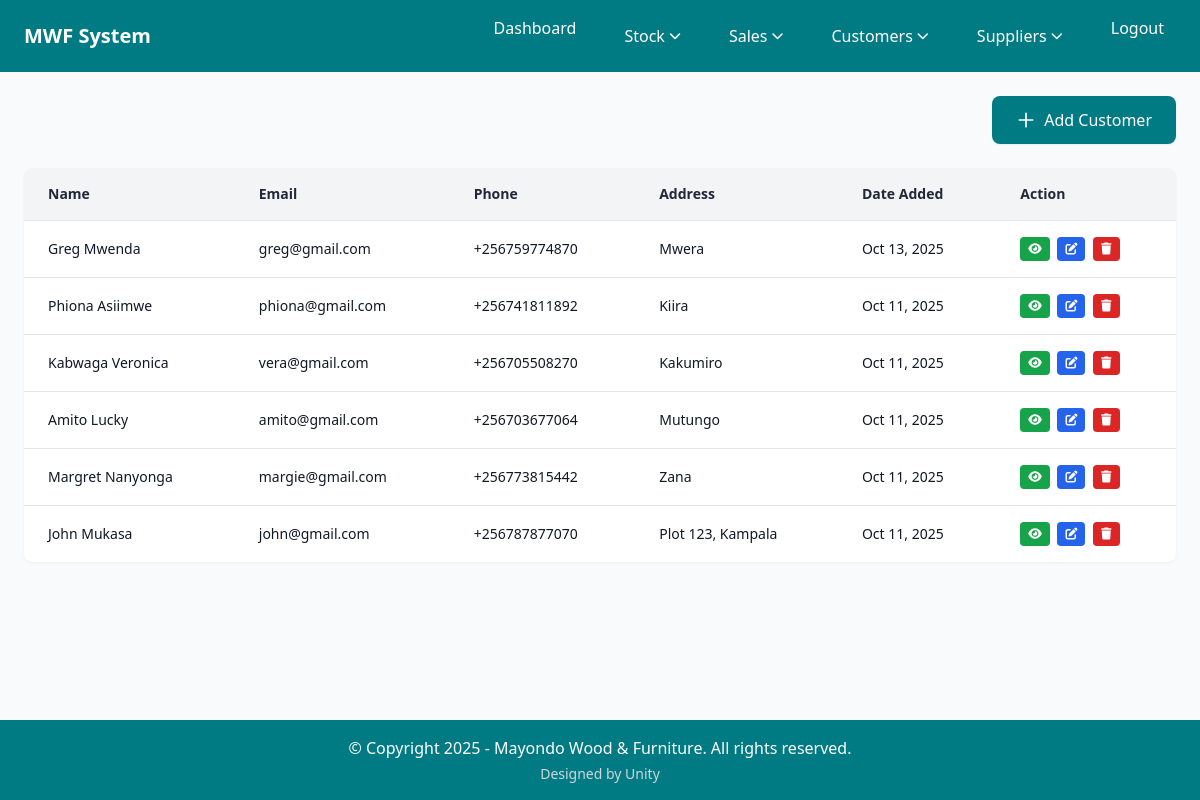
The app's page /customerList/ with its own data.
### home/models.py (models this page shows, shortened)
class Customer(models.Model):
    name = models.CharField(max_length=100, unique=True, help_text="Customer full name")
    phone = models.CharField(max_length=15, help_text="Customer phone number")
    email = models.EmailField(help_text="Customer email address")
    address = models.TextField(help_text="Customer physical address")
    created_at = models.DateTimeField(auto_now_add=True)
    updated_at = models.DateTimeField(auto_now=True)
    class Meta:
        ordering = ['name']

### home/views.py (the view)
# urls.py: path('customerList/', customerList, name='customerList'),   # View all customers
def customerList(request):
    customers = Customer.objects.all().order_by('-created_at')
    context = {
        'customers': customers,
        'is_manager': request.user.groups.filter(name="Manager").exists(),
        'is_employee': request.user.groups.filter(name="Employee").exists(),
    }
    return render(request, 'customerlist.html', context)

### home/context_processors.py (called while the page is built)
def user_roles(request):
    context = {
        'is_manager': False,
        'is_employee': False,
    }
    if request.user.is_authenticated:
        context['is_manager'] = request.user.groups.filter(name="Manager").exists()
        context['is_employee'] = request.user.groups.filter(name="Employee").exists()
    return context

### home/templates/customerlist.html (shortened to what this page needs)
{% extends 'base.html' %}
{% block content %}
      <div class="flex justify-end mb-6">
        <a href="{% url 'addCustomer' %}" class="inline-flex items-center px-6 py-3 bg-cordes-dark text-white font-medium rounded-lg hover:bg-cordes-blue transition-colors duration-300 shadow-sm">
          <svg class="w-5 h-5 mr-2" fill="none" stroke="currentColor" viewBox="0 0 24 24">
            <path stroke-linecap="round" stroke-linejoin="round" stroke-width="2" d="M12 4v16m8-8H4"></path>
          </svg>
          Add Customer
        </a>
      </div>
      <section class="bg-white rounded-lg shadow-sm overflow-hidden">
        <table class="w-full border-collapse">
        <thead class="bg-gray-100">
          <tr>
            <th class="px-6 py-4 text-left text-sm font-semibold text-gray-800 border-b border-gray-200">Name</th>
            <th class="px-6 py-4 text-left text-sm font-semibold text-gray-800 border-b border-gray-200">Email</th>
            <th class="px-6 py-4 text-left text-sm font-semibold text-gray-800 border-b border-gray-200">Phone</th>
            <th class="px-6 py-4 text-left text-sm font-semibold text-gray-800 border-b border-gray-200">Address</th>
            <th class="px-6 py-4 text-left text-sm font-semibold text-gray-800 border-b border-gray-200">Date Added</th>
            <th class="px-6 py-4 text-left text-sm font-semibold text-gray-800 border-b border-gray-200">Action</th>
          </tr>
        </thead>
        <tbody class="divide-y divide-gray-200">
          {% for customer in customers %}
          <tr class="hover:bg-gray-50 transition-colors duration-150">
            <td class="px-6 py-4 text-sm text-gray-900">{{ customer.name }}</td>
            <td class="px-6 py-4 text-sm text-gray-900">
              {% if customer.email %}
                {{ customer.email }}
              {% else %}
                <span class="text-gray-400 italic">Not provided</span>
              {% endif %}
            </td>
            <td class="px-6 py-4 text-sm text-gray-900">
              {% if customer.phone %}
                {{ customer.phone }}
              {% else %}
                <span class="text-gray-400 italic">Not provided</span>
              {% endif %}
            </td>
            <td class="px-6 py-4 text-sm text-gray-900">
              {% if customer.address %}
                {{ customer.address|truncatechars:40 }}
              {% else %}
                <span class="text-gray-400 italic">Not provided</span>
              {% endif %}
            </td>
            <td class="px-6 py-4 text-sm text-gray-900">{{ customer.created_at|date:"M d, Y" }}</td>
            <td class="px-6 py-4 text-sm space-x-1">
              <a href="{% url 'viewCustomer' customer.id %}" class="inline-block px-2 py-1 bg-green-600 text-white text-xs rounded hover:bg-green-700 transition-colors" title="View Customer">
                <i class="fas fa-eye"></i>
              </a>
              <a href="{% url 'editCustomer' customer.id %}" class="inline-block px-2 py-1 bg-blue-600 text-white text-xs rounded hover:bg-blue-700 transition-colors" title="Edit Customer">
                <i class="fas fa-edit"></i>
              </a>
              <button onclick="openDeleteModal('{{ customer.id }}', '{{ customer.name }}')" class="px-2 py-1 bg-red-600 text-white text-xs rounded hover:bg-red-700 transition-colors" title="Delete Customer">
                <i class="fas fa-trash"></i>
              </button>
            </td>
          </tr>
          {% empty %}
          <tr>
            <td colspan="6" class="px-6 py-8 text-center text-gray-500">No customer records yet. <a href="{% url 'addCustomer' %}" class="text-cordes-dark hover:underline">Add one</a></td>
          </tr>
          {% endfor %}
        </tbody>
      </table>
    </section>
{% endblock %}

### records on screen
Customer: name "Greg Mwenda", email "greg@gmail.com", phone "+256759774870", address "Mwera", created_at "Oct 13, 2025"
Customer: name "Phiona Asiimwe", email "phiona@gmail.com", phone "+256741811892", address "Kiira", created_at "Oct 11, 2025"
Customer: name "Kabwaga Veronica", email "vera@gmail.com", phone "+256705508270", address "Kakumiro", created_at "Oct 11, 2025"
Customer: name "Amito Lucky", email "amito@gmail.com", phone "+256703677064", address "Mutungo", created_at "Oct 11, 2025"
Customer: name "Margret Nanyonga", email "margie@gmail.com", phone "+256773815442", address "Zana", created_at "Oct 11, 2025"
Customer: name "John Mukasa", email "john@gmail.com", phone "+256787877070", address "Plot 123, Kampala", created_at "Oct 11, 2025"
